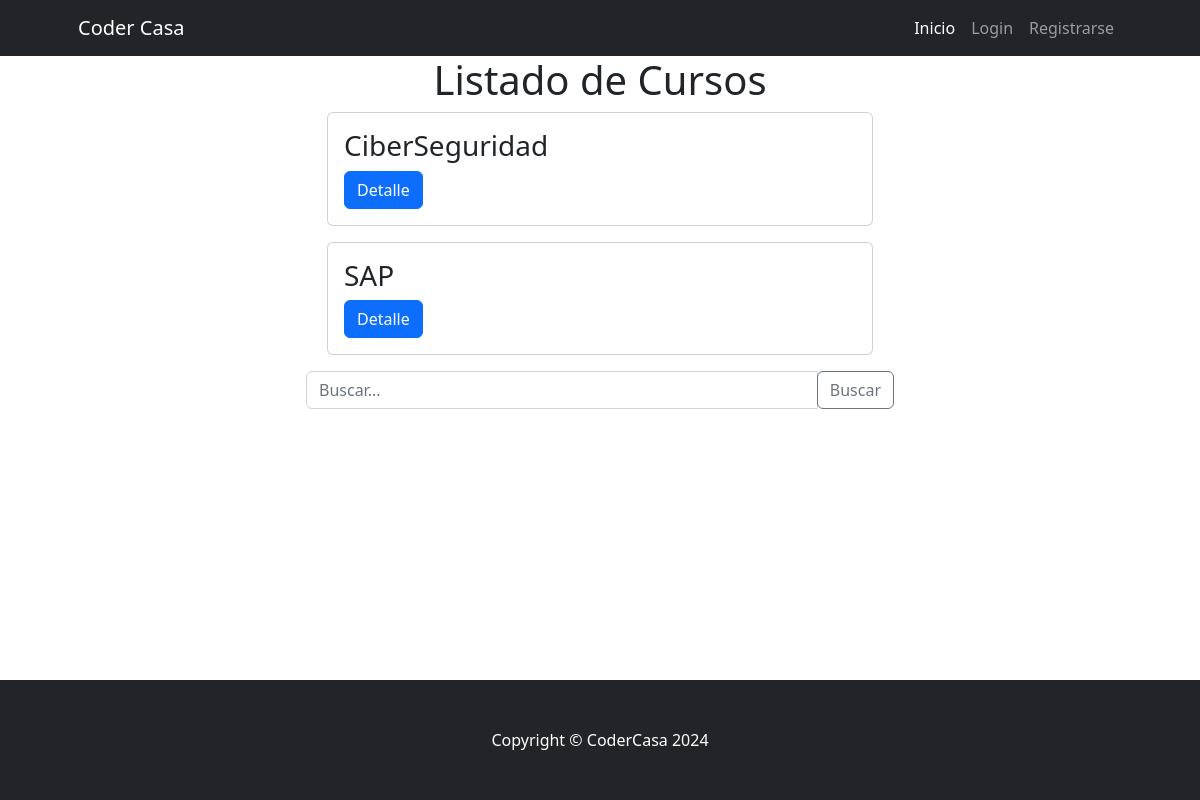
Before: /Clase/curso_list with the older database file.
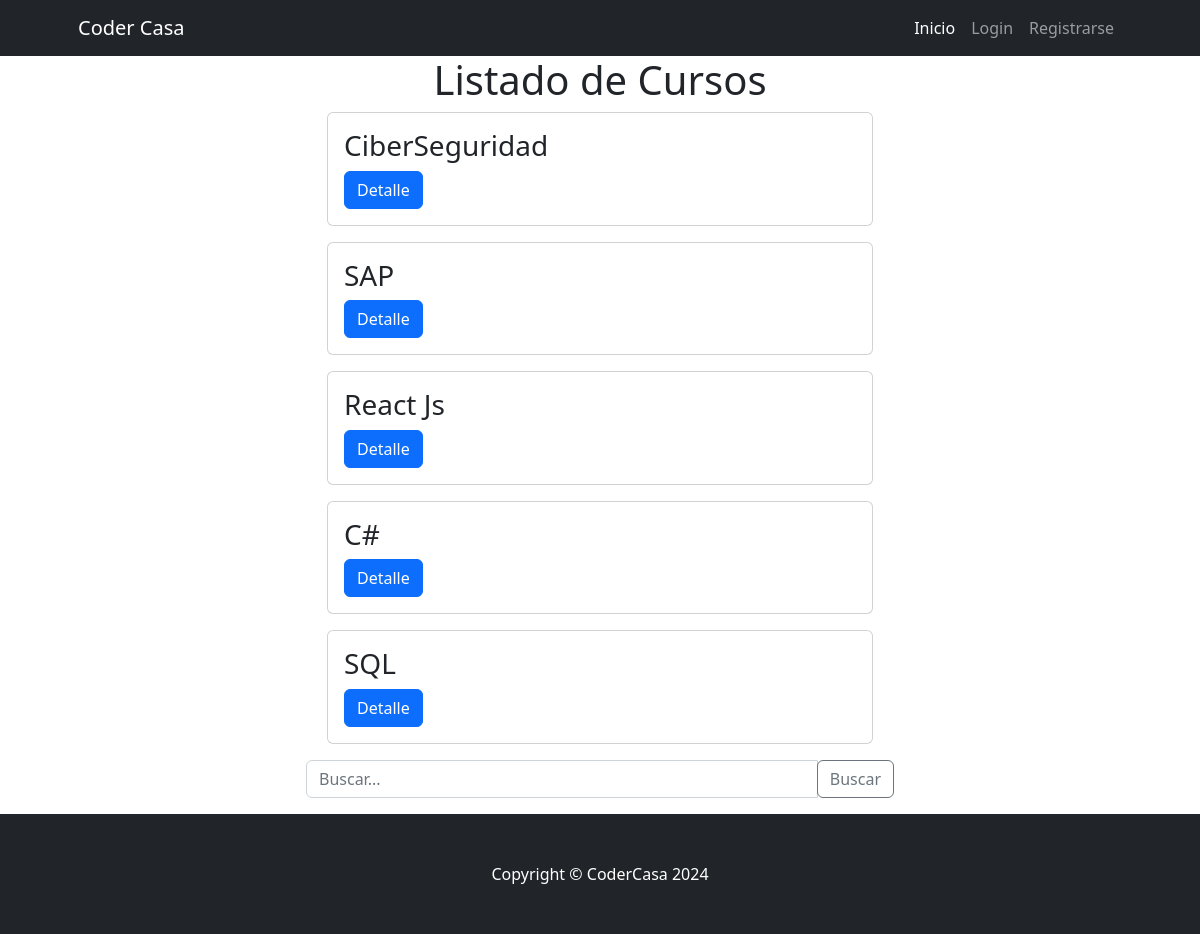
After: the same page with the newer database file.
### Clase/models.py (models this page shows, shortened)
class Curso(models.Model):
    nombre = models.CharField(max_length=255, unique=True)
    detalle = models.CharField(max_length=800,null=True, blank=True)
    class Meta:
        verbose_name = "Curso"
        verbose_name_plural = "Cursos"

### Clase/views.py (the view)
# urls.py: path("curso_list", curso_list,name="curso_list" ),
def curso_list(request):
    busqueda = request.GET.get("busqueda",None)
    if busqueda:
        print(busqueda)
        consulta = Curso.objects.filter(nombre__icontains=busqueda)
    else:
        consulta = Curso.objects.all()
    contexto = {"cursos": consulta}
    return render(request,"Clase/curso_list.html", contexto)

### Clase/templates/Clase/curso_list.html (shortened to what this page needs)
{% extends 'core/base.html' %}
{% block content %}
<div class="container">
  <div class="row">
      <div class="col text-center">
          <h1>Listado de Cursos</h1>
      </div>
  </div>
  <div class="row justify-content-center">
      <div class="col-md-6">
          {% for curso in cursos %}
              <div class="card mb-3">
                  <div class="card-body">
                      <h3 class="card-title">{{ curso.nombre }}</h3>
                      <a href="{% url 'Clase:curso_detail' curso.id %}" class="btn btn-primary">Detalle</a>
                  </div>
              </div>
          {% endfor %}
      </div>
  </div>
</div>
    <div class="row">
      <div class="col-md-6 offset-md-3">
        <form action="{% url 'Clase:curso_list' %}" method="get">
          <div class="input-group mb-3">
            <input type="text" class="form-control" name="busqueda" placeholder="Buscar...">
            <div class="input-group-append">
              <button class="btn btn-outline-secondary" type="submit">Buscar</button>
            </div>
          </div>
        </form>
      </div>
    </div>
{% endblock content %}

Changed rows visible on the page:
added Curso: nombre "React Js"
added Curso: nombre "C#"
added Curso: nombre "SQL"
